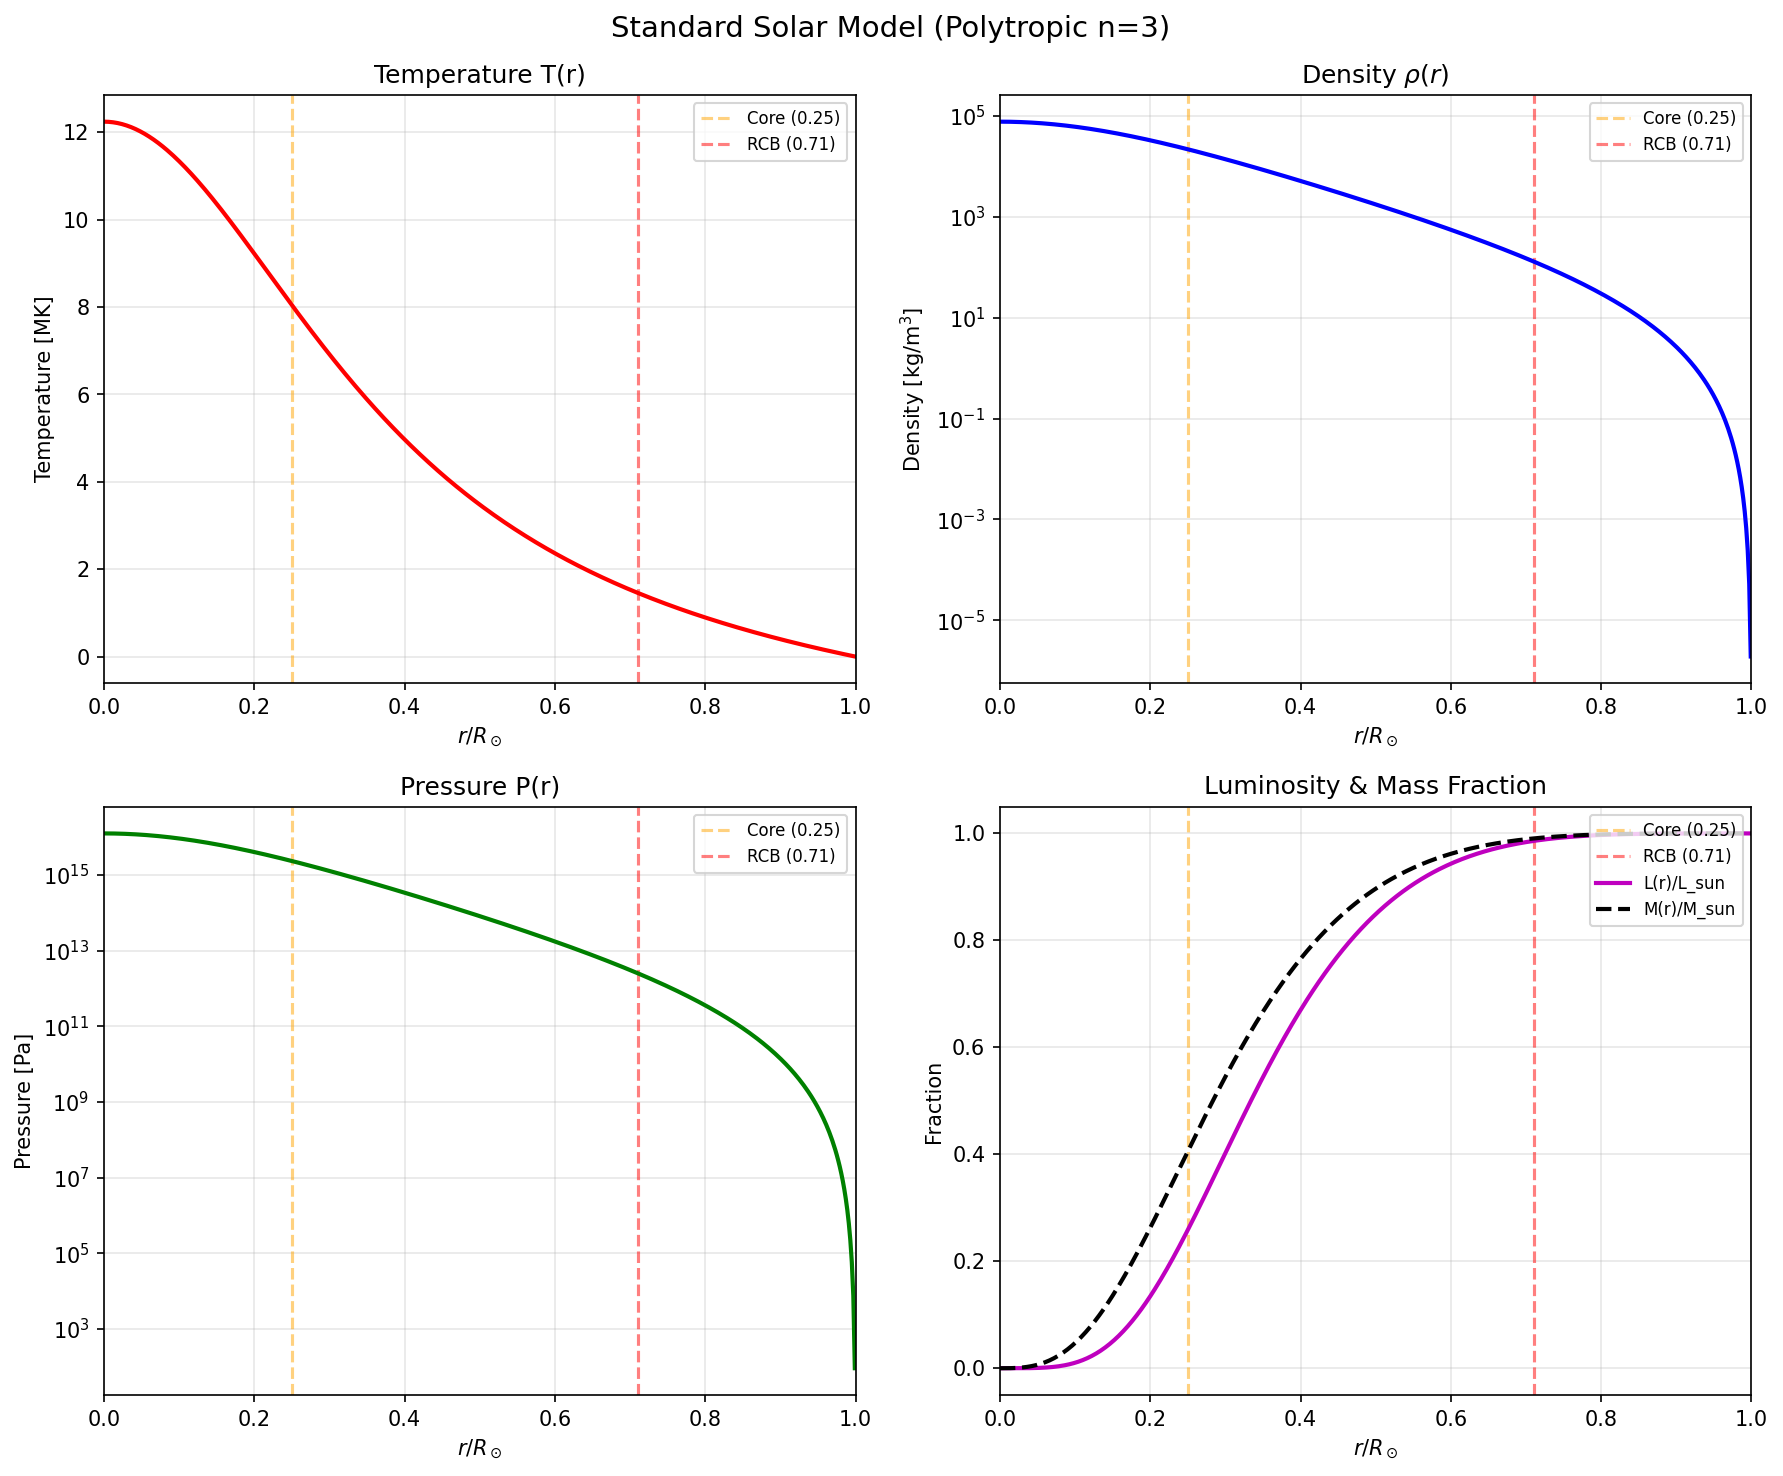

Source code (Python):
"""
Standard Solar Model: Radial Profiles of Temperature, Density, Pressure.

Demonstrates the internal structure of the Sun using a polytropic model
with index n=3 (Eddington's standard model for radiative interiors).
The Lane-Emden equation is solved numerically and scaled to solar values.

Key physics:
  - Hydrostatic equilibrium: dP/dr = -G*M(r)*rho(r)/r^2
  - Polytropic relation: P = K * rho^(1 + 1/n)
  - Lane-Emden equation: (1/xi^2) d/dxi (xi^2 dtheta/dxi) = -theta^n
"""

import numpy as np
from scipy.integrate import solve_ivp
import matplotlib.pyplot as plt

# --- Physical constants ---
G = 6.674e-11        # gravitational constant [m^3 kg^-1 s^-2]
M_sun = 1.989e30     # solar mass [kg]
R_sun = 6.957e8      # solar radius [m]
L_sun = 3.828e26     # solar luminosity [W]
k_B = 1.381e-23      # Boltzmann constant [J/K]
m_p = 1.673e-27      # proton mass [kg]
mu = 0.62            # mean molecular weight (fully ionized solar composition)

# --- Solve the Lane-Emden equation for n=3 ---
# Dimensionless form: d^2(theta)/d(xi)^2 + (2/xi)*d(theta)/d(xi) + theta^n = 0
# Let y1 = theta, y2 = d(theta)/d(xi)
# BCs: theta(0)=1, theta'(0)=0

n_poly = 3  # polytropic index for radiative interior

def lane_emden(xi, y):
    """RHS of Lane-Emden equation as a first-order system."""
    theta, dtheta = y
    if xi < 1e-10:
        # L'Hopital near origin: d^2theta/dxi^2 = -1/3 for theta=1
        return [dtheta, -1.0 / 3.0]
    # Prevent negative theta (unphysical)
    theta_safe = max(theta, 0.0)
    ddtheta = -2.0 * dtheta / xi - theta_safe ** n_poly
    return [dtheta, ddtheta]

# Integrate outward until theta crosses zero
xi_span = (1e-6, 20.0)
y0 = [1.0 - (1e-6)**2 / 6.0, -1e-6 / 3.0]  # Taylor expansion near origin

def theta_zero(xi, y):
    """Event: theta = 0 (stellar surface)."""
    return y[0]
theta_zero.terminal = True
theta_zero.direction = -1

sol = solve_ivp(lane_emden, xi_span, y0, events=theta_zero,
                max_step=0.01, dense_output=True)

xi_1 = sol.t_events[0][0]       # first zero of theta
dtheta_xi1 = sol.y_events[0][0][1]  # theta'(xi_1)

print("=" * 60)
print("Lane-Emden Solution for n = 3")
print(f"  xi_1 (surface)        = {xi_1:.4f}")
print(f"  -xi_1^2 * theta'(xi_1)= {-xi_1**2 * dtheta_xi1:.4f}")
print("  (Exact: xi_1 = 6.8969, -xi^2 theta' = 2.0182)")
print("=" * 60)

# --- Scale to solar values ---
# Central density and pressure from polytropic relations
rho_c = -M_sun * xi_1 / (4 * np.pi * R_sun**3 * dtheta_xi1)
alpha = R_sun / xi_1  # length scale: r = alpha * xi
P_c = (4 * np.pi * G * alpha**2 * rho_c**2) / (n_poly + 1)
T_c = P_c * mu * m_p / (rho_c * k_B)

print(f"\nCentral values (scaled to Sun):")
print(f"  rho_c = {rho_c:.3e} kg/m^3  (observed: ~1.5e5)")
print(f"  P_c   = {P_c:.3e} Pa       (observed: ~2.5e16)")
print(f"  T_c   = {T_c:.3e} K        (observed: ~1.57e7)")

# --- Build radial profiles ---
xi_arr = np.linspace(1e-4, xi_1 * 0.999, 500)
theta_arr = sol.sol(xi_arr)[0]
theta_arr = np.maximum(theta_arr, 0)

r_frac = xi_arr / xi_1                          # r / R_sun
rho_arr = rho_c * theta_arr ** n_poly            # density profile
P_arr = P_c * theta_arr ** (n_poly + 1)          # pressure profile
T_arr = T_c * theta_arr                          # temperature profile

# Luminosity profile: approximate L(r) using mass fraction
# M(r)/M_sun ~ -( xi^2 theta'(xi) ) / ( xi_1^2 |theta'(xi_1)| )
dtheta_arr = sol.sol(xi_arr)[1]
M_frac = -(xi_arr**2 * dtheta_arr) / (xi_1**2 * abs(dtheta_xi1))
# Simple approximation: energy generation concentrated in core
# L(r)/L_sun ~ (M(r)/M_sun)^5 is a rough fit
L_frac = np.clip(M_frac, 0, 1) ** 1.5  # gentler for display

# --- Gravitational and thermal timescale ---
E_grav = 3 * G * M_sun**2 / (5 * R_sun)  # Kelvin-Helmholtz estimate
tau_KH = E_grav / L_sun / (3.156e7)       # in years
print(f"\nGravitational energy:    E_grav = {E_grav:.3e} J")
print(f"Kelvin-Helmholtz time:   tau_KH = {tau_KH:.3e} years (~1.57e7)")

# --- Plotting ---
fig, axes = plt.subplots(2, 2, figsize=(12, 10))
fig.suptitle("Standard Solar Model (Polytropic n=3)", fontsize=14, y=0.98)

# Boundary markers
r_core = 0.25   # core boundary
r_rcb = 0.71    # radiative-convective boundary

for ax in axes.flat:
    ax.axvline(r_core, color='orange', ls='--', alpha=0.5, label='Core (0.25)')
    ax.axvline(r_rcb, color='red', ls='--', alpha=0.5, label='RCB (0.71)')

# Temperature
axes[0, 0].plot(r_frac, T_arr / 1e6, 'r-', lw=2)
axes[0, 0].set_ylabel("Temperature [MK]")
axes[0, 0].set_title("Temperature T(r)")
axes[0, 0].set_xlim(0, 1)

# Density (log scale)
axes[0, 1].semilogy(r_frac, rho_arr, 'b-', lw=2)
axes[0, 1].set_ylabel(r"Density [kg/m$^3$]")
axes[0, 1].set_title(r"Density $\rho(r)$")
axes[0, 1].set_xlim(0, 1)

# Pressure (log scale)
axes[1, 0].semilogy(r_frac, P_arr, 'g-', lw=2)
axes[1, 0].set_ylabel("Pressure [Pa]")
axes[1, 0].set_title("Pressure P(r)")
axes[1, 0].set_xlim(0, 1)

# Luminosity and mass fraction
axes[1, 1].plot(r_frac, L_frac, 'm-', lw=2, label='L(r)/L_sun')
axes[1, 1].plot(r_frac, M_frac, 'k--', lw=2, label='M(r)/M_sun')
axes[1, 1].set_ylabel("Fraction")
axes[1, 1].set_title("Luminosity & Mass Fraction")
axes[1, 1].legend(loc='lower right')
axes[1, 1].set_xlim(0, 1)

for ax in axes.flat:
    ax.set_xlabel(r"$r / R_\odot$")
    ax.grid(True, alpha=0.3)
    ax.legend(fontsize=8, loc='upper right')

plt.tight_layout()
plt.savefig("/opt/projects/01_Personal/03_Study/examples/Solar_Physics/01_solar_structure.png",
            dpi=150, bbox_inches='tight')
plt.show()
print("\nPlot saved: 01_solar_structure.png")
